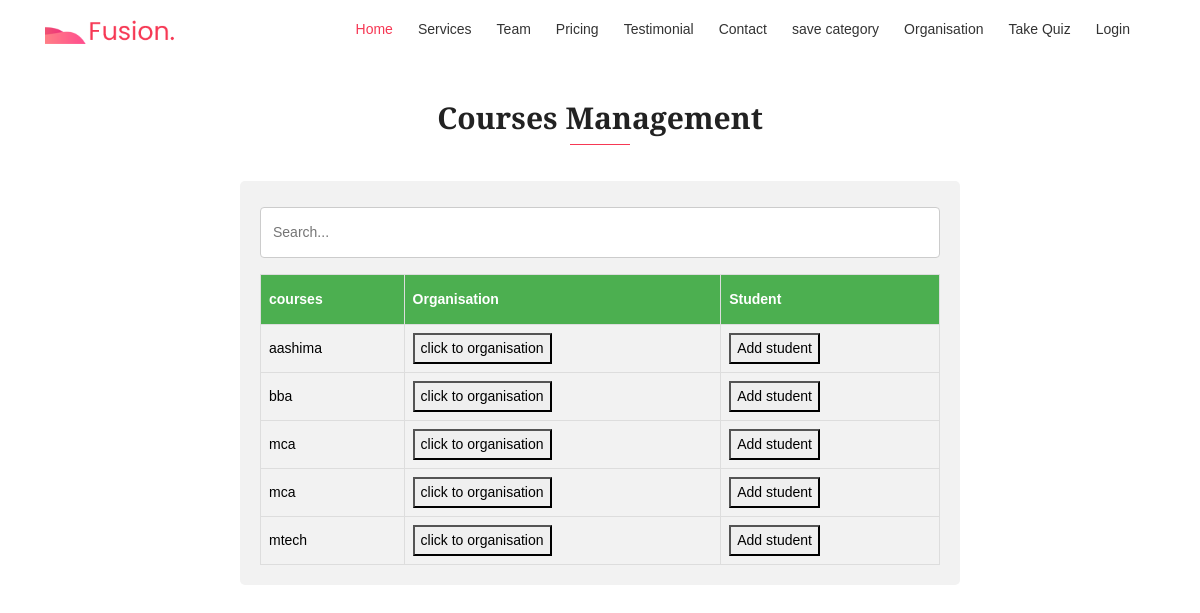
The page /or/success/ on the database its author committed.
### organisation/models.py (models this page shows, shortened)
class Courses(models.Model):
    objects = models.Manager()
    organisation = models.ForeignKey(Organisation, on_delete=models.CASCADE, null=True)
    name = models.CharField(max_length=300)

### organisation/views.py (the view)
# urls.py: path('success/',views.success,name='success'),
def success(request):
    data=Courses.objects.all()
    data=Courses.objects.order_by('name')
    context = {
            'data':data
    }
    return render(request,'coursel.html',context=context)

### organisation/templates/coursel.html
{% extends 'layout.html' %}
{% block content %}
<div class="section-header text-center">
    <h2 class="section-title wow fadeInDown" data-wow-delay="0.3s">Courses Management</h2>
    <div class="shape wow fadeInDown" data-wow-delay="0.3s"></div>
  </div>
<div class="container1">
        <form action="{% url 'search1_results' %}" method="get">
                <input name="q" type="text" placeholder="Search...">
              </form>
        <table id="customers">
            <tr>
                <th>courses</th>
                <th>Organisation</th>
                <th>Student</th>
            </tr>
            {% for Courses in data %}
            <tr>
                <td style="color: black">{{ Courses.name}}</td>
                <td><a href="{% url 'org' Courses.id %}"><button type="submit" >click to organisation</button></a></td>
                <td><a href="{% url 'stu' Courses.id Courses.organisation.id %}"><button type="submit" >Add student</button></a></td>
            </tr>
            {% endfor %}
        </table>
        {% endblock %}

### fusion/static/css/main.css (style rules this page uses)
html { overflow-x: hidden; }
body { background: #fff; font-size: 14px; font-weight: 400; font-family: 'Open Sans', sans-serif; -webkit-box-sizing: border-box; -moz-box-sizing: border-box; box-sizing: border-box; -webkit-font-smoothing: subpixel-antialiased; color: #abacae; line-height: 25px; -webkit-backface-visibility: hidden; backface-visibility: hidden; overflow-x: hidden; }
h1, h2, h3, h4 { font-size: 38px; color: #222222; font-weight: 700; font-family: 'Arvo', serif; }
a { -webkit-transition: all 0.2s linear; -moz-transition: all 0.2s linear; -o-transition: all 0.2s linear; transition: all 0.2s linear; }
.section-header { margin-bottom: 30px; }
.section-title { font-size: 30px; color: #222222; display: inline-block; font-weight: 700; position: relative; }
.shape { height: 1px; margin: 0 auto 30px; position: relative; width: 60px; background-color: #F63854; }

### fusion/static/css/layout.css (style rules this page uses)
body { font-family: Arial, Helvetica, sans-serif; }
* { box-sizing: border-box; }
input[type=text], select, textarea { width: 100%; padding: 12px; border: 1px solid #ccc; border-radius: 4px; box-sizing: border-box; margin-top: 6px; margin-bottom: 16px; resize: vertical; }
.container1 { border-radius: 5px; background-color: #f2f2f2; padding: 20px; margin-left: 20%; margin-right: 20%; margin-top: 3%; margin-bottom: 30px; }
#customers { font-family: "Trebuchet MS", Arial, Helvetica, sans-serif; border-collapse: collapse; width: 100%; }
#customers td, #customers th { border: 1px solid #ddd; padding: 8px; }
#customers tr:nth-child(even) { background-color: #f2f2f2; }
#customers th { padding-top: 12px; padding-bottom: 12px; text-align: left; background-color: #4CAF50; color: white; }
.section-header { margin-top: 100px; }

### rows shown on the page
Courses: name "aashima"
Courses: name "bba"
Courses: name "mca"
Courses: name "mca"
Courses: name "mtech"
